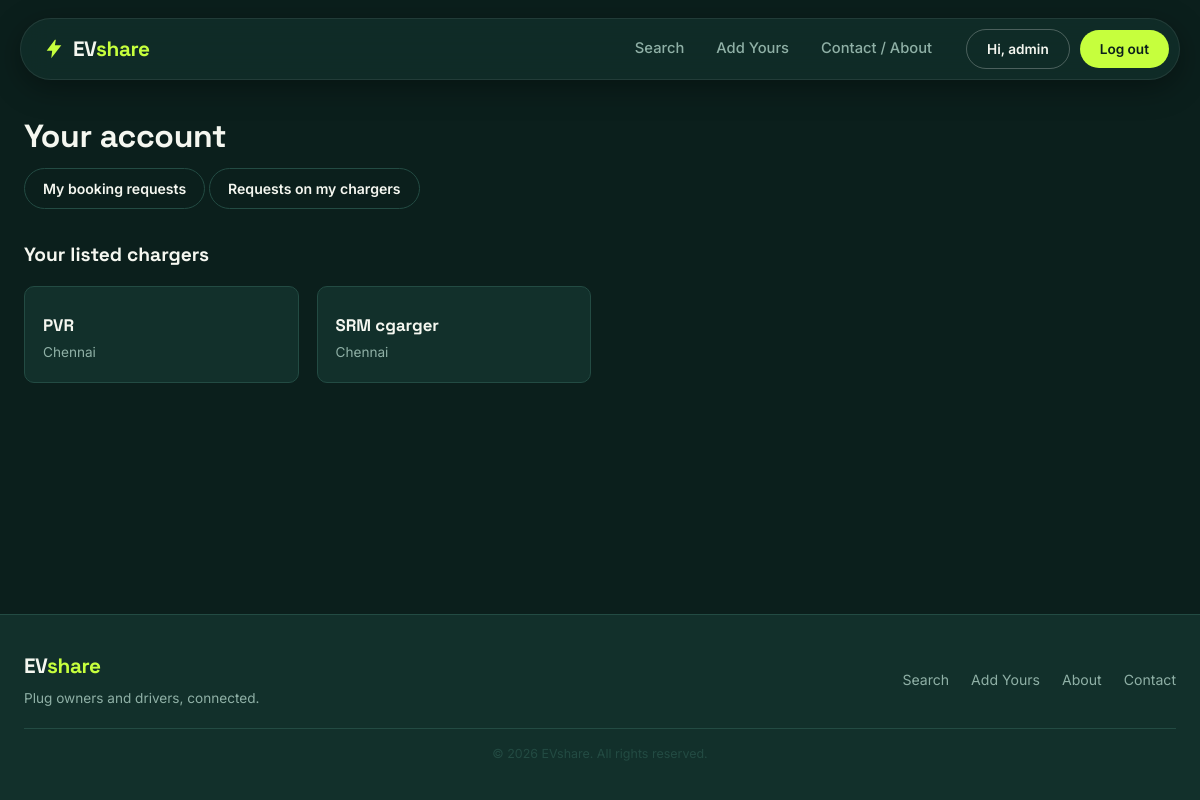
/accounts/profile/ (signed in), run on the app's committed database.
### EVshare/models.py (models this page shows, shortened)
class Charger(models.Model):
    owner = models.ForeignKey(
        settings.AUTH_USER_MODEL,
        on_delete=models.CASCADE,
        related_name='chargers'
    )
    title = models.CharField(max_length=100)
    address = models.CharField(max_length=255)
    city = models.CharField(max_length=100)
    latitude = models.DecimalField(max_digits=9, decimal_places=6, null=True, blank=True)
    longitude = models.DecimalField(max_digits=9, decimal_places=6, null=True, blank=True)
    connector_type = models.CharField(max_length=20, choices=CONNECTOR_CHOICES)
    power_kw = models.DecimalField(max_digits=5, decimal_places=1, help_text="Charging speed in kW")
    price_per_hour = models.DecimalField(max_digits=6, decimal_places=2)
    description = models.TextField(blank=True)
    is_available = models.BooleanField(default=True)
    created_at = models.DateTimeField(auto_now_add=True)
    class Meta:
        ordering = ['-created_at']

### EVshare/views.py (the view)
# urls.py: path('accounts/profile/', views.profile, name='profile'),
@login_required
def profile(request):
    return render(request, 'EVshare/profile.html', {
        'chargers': request.user.chargers.all(),
    })

### EVshare/templates/EVshare/profile.html (shortened to what this page needs)
{% extends "base.html" %}
{% block content %}
<h1 class="page-title">Your account</h1>
<p class="card-meta">
  <a href="{% url 'my_bookings' %}" class="btn btn-outline">My booking requests</a>
  <a href="{% url 'owner_bookings' %}" class="btn btn-outline">Requests on my chargers</a>
</p>
<h2 class="side-title">Your listed chargers</h2>
<div class="card-grid">
  {% for charger in chargers %}
    <a href="{% url 'charger_detail' charger.pk %}" class="card">
      <h3>{{ charger.title }}</h3>
      <p class="card-meta">{{ charger.city }}</p>
    </a>
  {% empty %}
    <p class="empty-state">You haven't listed a charger yet. <a href="{% url 'add_charger' %}">Add one.</a></p>
  {% endfor %}
</div>
{% endblock %}

### templates/base.html (shortened to what this page needs)
{% load static %}
<!DOCTYPE html>
<html lang="en">
<head>
  <link rel="stylesheet" href="{% static 'css/style.css' %}">
</head>
<body>
  <header class="site-header floating-nav">
    <div class="header-inner">
      <a href="{% url 'home' %}" class="logo">
        <span class="logo-mark" aria-hidden="true">
          <svg viewBox="0 0 24 24" width="22" height="22">
            <path d="M13 2 L4 14 H10 L9 22 L20 8 H13 L14 2 Z" fill="currentColor"/>
          </svg>
        </span>
        <span class="logo-text">EV<span class="logo-accent">share</span></span>
      </a>
      <nav class="main-nav" id="mainNav">
        <ul class="nav-links">
          <li><a href="{% url 'search_chargers' %}" class="nav-link">Search</a></li>
          <li><a href="{% url 'add_charger' %}" class="nav-link">Add Yours</a></li>
          <li><a href="{% url 'about' %}" class="nav-link">Contact / About</a></li>
        </ul>
        <div class="nav-auth">
          {% if user.is_authenticated %}
            <a href="{% url 'profile' %}" class="btn-pill-outline">Hi, {{ user.first_name|default:user.username }}</a>
            <a href="{% url 'logout' %}" class="btn-pill-solid">Log out</a>
          {% else %}
            <a href="{% url 'login' %}" class="btn-pill-outline">Log in</a>
            <a href="{% url 'signup' %}" class="btn-pill-solid">Sign up</a>
          {% endif %}
        </div>
      </nav>
    </div>
  </header>
  <main class="site-main {% block main_class %}{% endblock %}">
    {% block content %}
    {% endblock %}
  </main>
  <footer class="site-footer">
    <div class="footer-inner">
      <div class="footer-brand">
        <span class="logo-text">EV<span class="logo-accent">share</span></span>
        <p>Plug owners and drivers, connected.</p>
      </div>
      <div class="footer-links">
        <a href="{% url 'search_chargers' %}">Search</a>
        <a href="{% url 'add_charger' %}">Add Yours</a>
        <a href="{% url 'about' %}">About</a>
        <a href="{% url 'contact' %}">Contact</a>
      </div>
      <p class="footer-copy">&copy; {% now "Y" %} EVshare. All rights reserved.</p>
    </div>
  </footer>
</body>
</html>

### data on the page
Charger: title "PVR", city "Chennai"
Charger: title "SRM cgarger", city "Chennai"

### other printed values
{{ user.first_name|default:user.username }} "admin"
